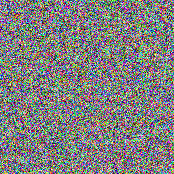

The Python source for this figure:
from tensorflow import keras
from luna.pretrained_models import models
from luna.featurevis import featurevis, images, image_reader

from luna.featurevis.transformations import *
import matplotlib.pyplot as plt
import numpy as np


model = models.model_inceptionv3()
model.trainable = False
image = images.initialize_image_ref(299, 299, fft=True, decorrelate=True, seed=1)
#image = images.initialize_image(299, 299)
iterations = 500
learning_rate = 0.05

optimizer = tf.keras.optimizers.Adam(epsilon=1e-08, learning_rate=learning_rate)

# Define a function containing all the transformations that you would like to apply
# At the moment scaling and blur yield the best results.
# Nonetheless, all other lucid transformations are implemented in featurevis.transformations and can be added too.
def my_trans(img):
    """Function containing all the desired transformations
    """
    # img = pad(img, 16)
    # img = jitter(img, 16)
    img = scale_values(img)
    # img = rotation(img, list(range(-5, 6)))
    # img = jitter(img, 8)
    img = blur(img)
    # img = standard_transformation(img)
    return img
opt_param = featurevis.OptimizationParameters(iterations, learning_rate, optimizer=optimizer)
activation, image= featurevis.visualize(image = image, model = model, layer ="mixed5", optimization_parameters=opt_param,
                                        filter_index= 30, transformation=my_trans)

#opt_param = featurevis.OptimizationParameters(iterations, learning_rate, optimizer=optimizer)
# Visualize filter 30 within the mixed5 layer. Note that we use filter, while some use channel, to denote a unit within a layer.
#objective = featurevis.objectives.FilterObjective(model, layer="mixed5", filter_index=30)
#print(objective)
# activation, image= featurevis.visualize(image=image, objective=objective,
#                                         #filter_index=30,
#                                         optimization_parameters=opt_param, transformation=my_trans)

plt.imshow(image)
plt.savefig("image.svg")
plt.clf()

images.save_image(image, name="test")
image_reader.save_npy_as_png("test.npy", ".")


# # Daniel model
# #model = keras.models.load_model(r"C:\Users\[user]\Documents\Fuzhi\GitHub\luna\nws_main_00001")
# model = models.model_inceptionv3()
# #model.trainable = False
# #image = images.initialize_image(299, 299)
# image = images.initialize_image_ref(32, 32, fft=False, decorrelate=False, seed=1)
# np.save("june.npy", image)
# print(f"initial image is {image}")
# iterations = 512
# #learning_rate = 0.7
# PROCESS = "no"
# INITIALIZED = "ref"
# TRNS= "no"
# AD_TYPE = "gradient"
# optimizer = tf.keras.optimizers.Adam(epsilon=1e-08, learning_rate=0.05)

# # Define a function containing all the transformations that you would like to apply
# # At the moment scaling and blur yield the best results.
# # Nonetheless, all other lucid transformations are implemented in featurevis.transformations and can be added too.
# def my_trans(img):
#     """Function containing all the desired transformations
#     """
#     img = scale_values(img)
#     img = blur(img)
#     return img

# opt_param = featurevis.OptimizationParameters(iterations, learning_rate=None, optimizer=optimizer)
# activation, image= featurevis.visualize_filter(image, model, "mixed5", 30, opt_param, transformation=None, minimize=False)
# # for daniel model : "conv2d", 1,

# plt.imshow(image)
# plt.axis("off")
# plt.savefig(fr"results_june\{INITIALIZED}_initialized_{TRNS}_trans_{AD_TYPE}_{PROCESS}_deprocess_{iterations}_mixed5_30_june.svg")
# plt.clf()

# images.save_image(image, name=f"{INITIALIZED}_initialized_{TRNS}_trans_{AD_TYPE}_{PROCESS}_deprocess_{iterations}_mixed5_30")



# different_image_saving = np.load(f"results_june\{INITIALIZED}_initialized_{TRNS}_trans_{AD_TYPE}_{PROCESS}_deprocess_{iterations}_mixed5_30_june.npy")
# plt.imshow(different_image_saving)
# plt.savefig(r"results_june\different_30_june.png")
# plt.clf()

# image_reader.save_npy_as_png(f"{INITIALIZED}_initialized_{TRNS}_trans_{AD_TYPE}_{PROCESS}_deprocess_{iterations}_mixed5_30_june.npy", ".")

